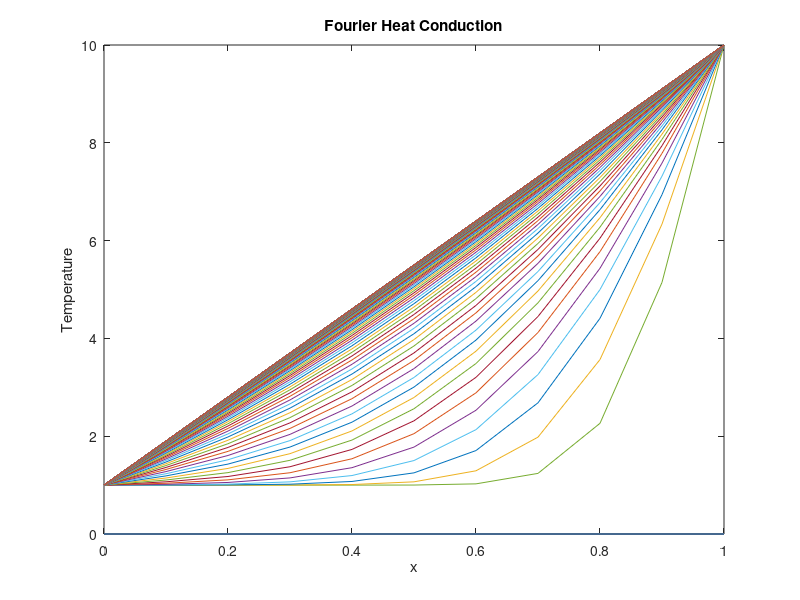

MATLAB code for this plot:
 
clear; close all; clc;
 
h = 1;
n = 11;
T = ones(n,1); Told = T;
T(1) = 1; %Left boundary
T(n) = 10; %Right boundary
x = linspace(0,1,n);
dx = x(2)-x(1);
dt = 0.5*dx^2/3; %cfl condition 
 
error = 1;
TOL = 1e-6;
k = 0;
while error > TOL,
   Told = T;
   k = k+1;
   for i = 2:n-1
    T(i) = dt*(Told(i+1)-2*Told(i)+Told(i-1))/dx^2+Told(i);
   end
   error = max(abs(T-Told));
   if mod(k,5)==0, out(k,:) = T; end    
end
 
plot(x,out)
xlabel('x'),ylabel('Temperature'),
title(['Fourier Heat Conduction']),
%legend('Cooling Trend','Steady State')
